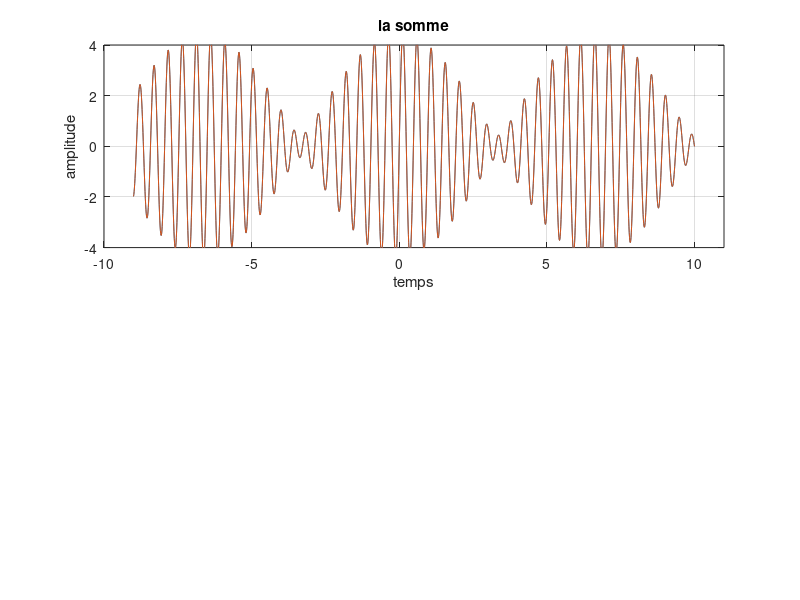

MATLAB code for this plot:
clc
clear all;
close all;
f1=2.0;
phil=-pi/2;
t=-9:0.01:10;
A2=22/9;
f2=2.15;
x=2*cos(2*pi*f1*t+phil)+A2*sin(2*pi*f2*t);
subplot(2,1,1)
plot(t,x)
title('somme');
hold on;
subplot(2,1,1)
plot(t,x)
hold off
axis([-10 11 -4 4])
grid on;
xlabel('temps');
ylabel('amplitude');
title('la somme')